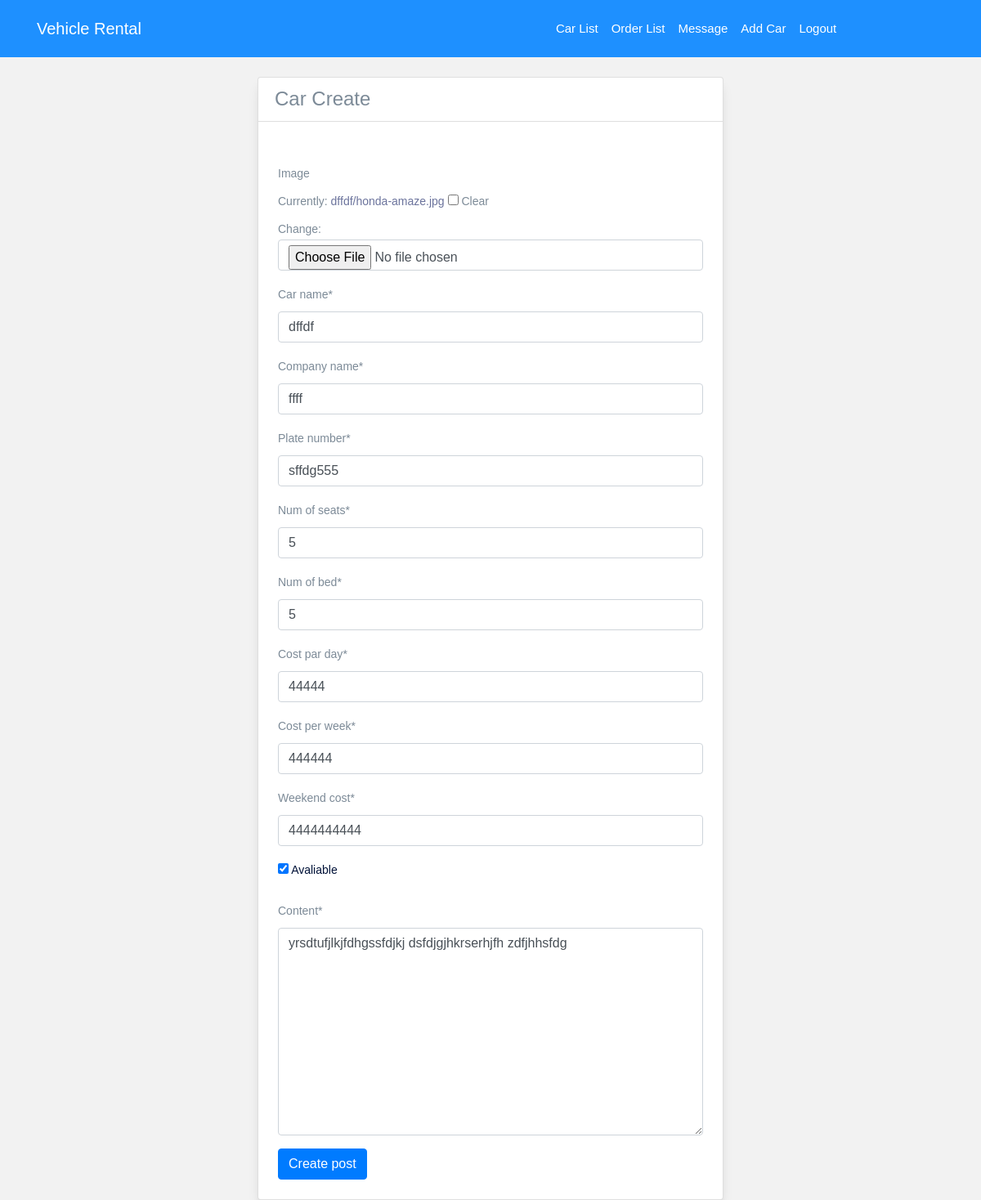
The app's page /car/3/edit/ with its own data.
### system/models.py (models this page shows, shortened)
class Car(models.Model):
    image = models.ImageField(upload_to=uploaded_location,null=True, blank=True, width_field="width_field", height_field="height_field")
    height_field = models.IntegerField(default=0)
    width_field = models.IntegerField(default=0)
    car_name = models.CharField(max_length=100)
    company_name = models.CharField(max_length=100)
    num_of_seats = models.IntegerField()
    num_of_bed = models.IntegerField(default=0)
    cost_par_day = models.CharField(max_length=50)
    cost_per_week = models.CharField(max_length=50)
    weekend_cost = models.CharField(max_length=50)
    plate_number = models.CharField(max_length=50)
    weekend_cost = models.CharField(max_length=50)
    avaliable = models.BooleanField(default=False)
    content = models.TextField()
    like = models.IntegerField(default=0)
    car_type = models.ForeignKey(CarType, on_delete=models.SET_NULL, null=True)

### system/views.py (the view)
# urls.py: url(r'^(?P<id>\d+)/edit/$', views.car_update,name = "car_edit"),
def car_update(request, id=None):
    detail = get_object_or_404(Car, id=id)
    form = CarForm(request.POST or None, instance=detail)
    if form.is_valid():
        instance = form.save(commit=False)
        instance.save()
        return HttpResponseRedirect(instance.get_absolute_url())
    context = {
        "form": form,
        "title": "Update Car"
    }
    return render(request, 'car_create.html', context)

### system/forms.py
class CarForm(forms.ModelForm):
    class Meta:
        model = Car
        fields = [
            "image",
            "car_name",
            "company_name",
            "plate_number",
            "num_of_seats",
            "num_of_bed",
            "cost_par_day",
            "cost_per_week",
            "weekend_cost",
            "avaliable",
            "content",
        ]

### templates/car_create.html (shortened to what this page needs)
{% extends 'base.html' %}
{% load crispy_forms_tags %}
{% block nav %}
<div class="collapse navbar-collapse" id="myNavbar">
  <ul class="navbar-nav navbar-right">
    <li class="nav-item"><a class="nav-link" href="{% url 'adminIndex' %}"> Car List</a></li>
    <li class="nav-item"><a class="nav-link" href="{% url 'order_list' %}"> Order List</a></li class="nav-item">
    <li class="nav-item"><a class="nav-link" href="{% url 'message' %}"> Message</a></li class="nav-item">
      <li class="nav-item"><a class="nav-link" href="{% url 'car_create' %}"> Add Car</a></li class="nav-item">
    <li class="nav-item"><a class="nav-link" href="{% url 'logout' %}"> Logout</a></li class="nav-item">
  </ul>
</div>
{% endblock %}
{% block body %}
<div class ='col-sm-6 ml-auto mr-auto mt-4'>
    <div class="card card-shadow">
      <div class="card-header">
        <h4> Car Create</h4>
      </div><br>
        <div class="card-body p-4">
        <form method="POST" action="" enctype="multipart/form-data">{% csrf_token %}
              {{form|crispy}}
            <input type="submit" class='btn btn-primary' value="Create post">
        </form>
        </div>
        </div>
</div>
{% endblock %}

### records on screen
Car: car_name "dffdf", company_name "ffff", plate_number "sffdg555", num_of_seats "5", num_of_bed "5", cost_par_day "44444", cost_per_week "444444", weekend_cost "4444444444", avaliable "☑", content "yrsdtufjlkjfdhgssfdjkj dsfdjgjhkrserhjfh zdfjhhsfdg"
